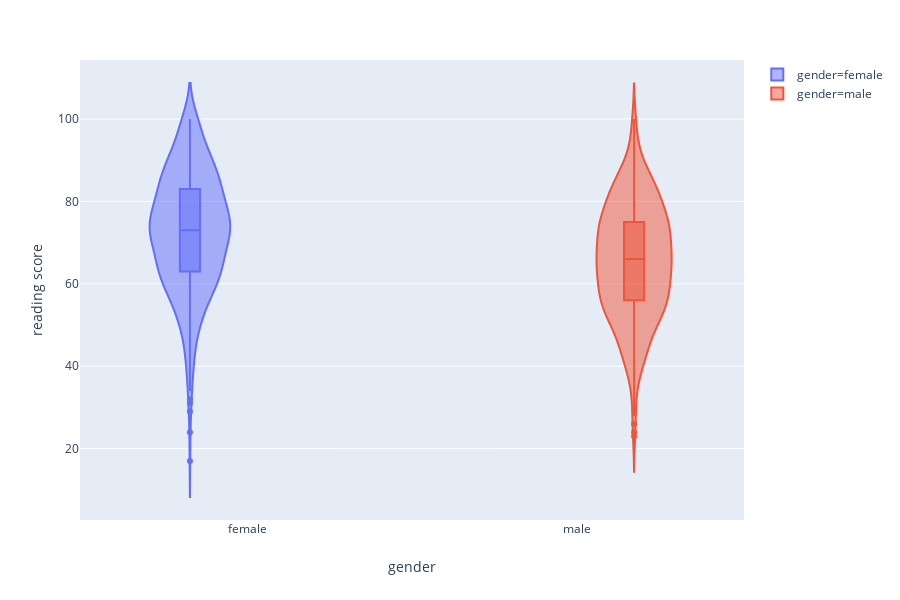

The code cell stored with this chart in its notebook:
### Code cell
px.violin(df, y="reading score", x="gender", color="gender", box=True)

### Figure 1 — Plotly figure (JSON) as saved in the notebook; plotly's stock layout.template omitted (floating-point values rounded to 4 significant figures; data arrays with more than 128 entries replaced by an {"elided": "..."} marker saying what was removed)
{"data": [{"alignmentgroup": "True", "box": {"visible": true}, "legendgroup": "gender=female", "marker": {"color": "#636efa"}, "name": "gender=female", "offsetgroup": "gender=female", "orientation": "v", "scalegroup": "True", "showlegend": true, "x": {"elided": "518 str values"}, "xaxis": "x", "y": {"elided": "518 int values"}, "yaxis": "y", "type": "violin", "uid": "c25529c9-bd38-4be4-a50f-0a800db94129"}, {"alignmentgroup": "True", "box": {"visible": true}, "legendgroup": "gender=male", "marker": {"color": "#EF553B"}, "name": "gender=male", "offsetgroup": "gender=male", "orientation": "v", "scalegroup": "True", "showlegend": true, "x": {"elided": "482 str values"}, "xaxis": "x", "y": {"elided": "482 int values"}, "yaxis": "y", "type": "violin", "uid": "b88ff8e0-4301-4f3c-a690-2a3f2155f9e0"}], "layout": {"height": 600, "legend": {"tracegroupgap": 0}, "margin": {"t": 60}, "violinmode": "group", "grid": {"xaxes": ["x"], "yaxes": ["y"], "xgap": 0.1, "ygap": 0.1, "xside": "bottom", "yside": "left"}, "xaxis": {"title": {"text": "gender"}, "categoryorder": "array", "categoryarray": ["female", "male"]}, "yaxis": {"title": {"text": "reading score"}}}}
